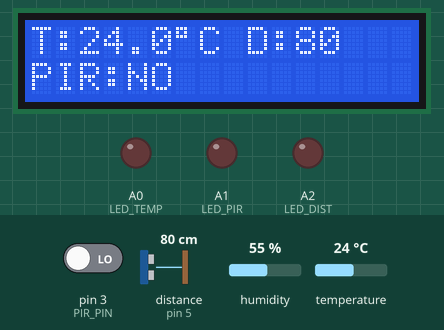
A sketch run on a simulated Arduino Uno, built with avr-gcc and run on an emulated ATmega328P. Shown: 16×2 character LCD, output pins drawn as LEDs (lit = HIGH). Wiring (from diagram.json): ultrasonic range finder: trigger pin 4; echo pin 5. Inputs (shaded band) come from the test bench; at power-on: pin 3 (PIR_PIN) LOW, distance to the obstacle (sensor on pin 5) 80 cm, temperature 24 °C, humidity 55 %. The echo pulse lasts 58.3 µs per cm; pins used as bus, display or sensor lines are not drawn; what the sketch prints to the serial monitor is not drawn.

Above: at 2.2 s.
2.3 s: pin 3 (PIR_PIN) driven HIGH
At 3.6 s:
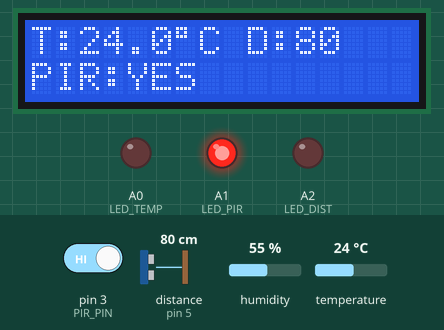
8.3 s: distance to the obstacle (sensor on pin 5) set to 4 cm
At 11.5 s:
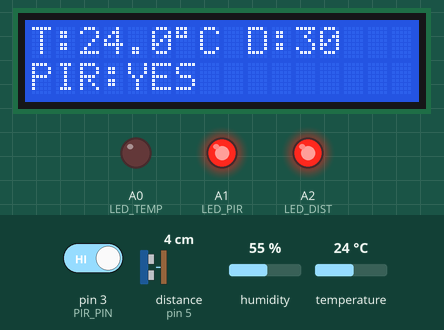
12.2 s: temperature set to 27.3 °C
At 15.5 s:
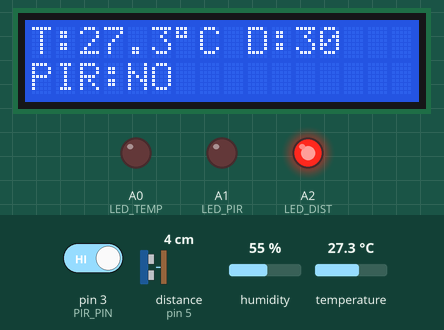
15.8 s: temperature set to 28.3 °C
At 18.3 s:
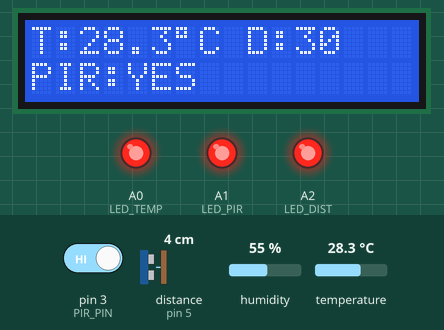
21.8 s: distance to the obstacle (sensor on pin 5) set to 18 cm
At 22.2 s:
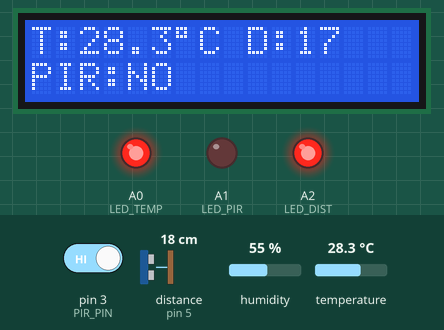
23.9 s: distance to the obstacle (sensor on pin 5) set to 23 cm
At 25.1 s:
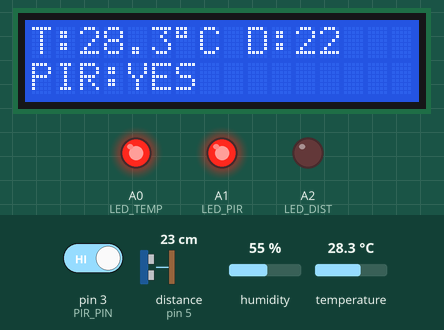
Timing chart, 0 to 30.5 s (numbered marks = the images above; inputs shaded):
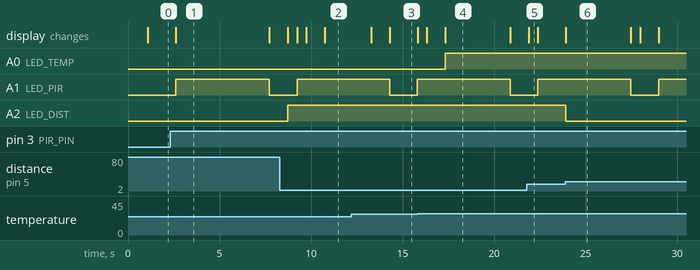

Measured:
- the behaviour switches between 27.9 and 28 °C on temperature (found by bisection; images 3 and 4)
- the behaviour switches between 20 and 21 cm on distance to the obstacle (sensor on pin 5) (found by bisection; images 5 and 6)
- after the input at 2.3 s, A1 (LED_PIR): LOW → HIGH after 0.30 s, → LOW 5.1 s later; the display: changes after 0.31 s (image 1)
- after the input at 8.3 s, A2 (LED_DIST): LOW → HIGH after 0.43 s; the display: first changes after 0.44 s (image 2 shows a later state)
- after the input at 12.2 s, the display: first changes after 1.1 s (image 3 shows a later state)
- after the input at 15.8 s, A0 (LED_TEMP): LOW → HIGH after 1.5 s
- after the input at 23.9 s, A2 (LED_DIST): HIGH → LOW at once

The sketch:

sketch.ino
```cpp
// Smart Home Simulation - Arduino Uno
// Sensors: DHT22 (pin 2), PIR (pin 3), HC-SR04 (TRIG 4, ECHO 5)
// LCD: RS 7, E 8, D4 9, D5 10, D6 11, D7 12
// LEDs: temperature LED A0, PIR LED A1, ultrasonic LED A2
#include <DHT.h>
#include <LiquidCrystal.h>

// ----- Sensor Pins -----
#define DHTPIN 2
#define DHTTYPE DHT22

#define PIR_PIN 3
#define TRIG_PIN 4
#define ECHO_PIN 5

// LEDs
#define LED_TEMP A0
#define LED_PIR  A1
#define LED_DIST A2

LiquidCrystal lcd(7, 8, 9, 10, 11, 12);
DHT dht(DHTPIN, DHTTYPE);

// Student-decided thresholds
float TEMP_THRESHOLD = 28.0;   // Temperature LED ON above this
int DIST_THRESHOLD = 20;       // Distance LED ON below this

// PIR timing control
bool pir_active = false;
unsigned long pir_trigger_time = 0;
unsigned long pir_inhibit_time = 0;


void setup() {
  // put your setup code here, to run once:
Serial.begin(9600);
  dht.begin();
  lcd.begin(16, 2);

  pinMode(PIR_PIN, INPUT);
  pinMode(TRIG_PIN, OUTPUT);
  pinMode(ECHO_PIN, INPUT);

  pinMode(LED_TEMP, OUTPUT);
  pinMode(LED_PIR, OUTPUT);
  pinMode(LED_DIST, OUTPUT);

  lcd.clear();
  lcd.setCursor(0,0);
  lcd.print("Smart Home Ready");
  delay(1000);
  lcd.clear();
}

void loop() {
  // put your main code here, to run repeatedly:
// ---------- 1. TEMPERATURE ----------
  float t = dht.readTemperature();

  if (!isnan(t)) {
    if (t >= TEMP_THRESHOLD) digitalWrite(LED_TEMP, HIGH);
    else digitalWrite(LED_TEMP, LOW);

    Serial.print("Temperature: ");
    Serial.print(t);
    Serial.println(" C");
  }

  // ---------- 2. PIR MOTION WITH TIMING ----------
  int pir_raw = digitalRead(PIR_PIN);
  unsigned long now = millis();

  if (!pir_active) {
    if (pir_raw == HIGH && now > pir_inhibit_time) {
      pir_active = true;
      pir_trigger_time = now;
      Serial.println("Motion Detected!");
      digitalWrite(LED_PIR, HIGH);
    }
  } else {
    // Keep motion HIGH for 5 seconds
    if (now - pir_trigger_time >= 5000) {
      pir_active = false;
      digitalWrite(LED_PIR, LOW);
      Serial.println("Motion Ended.");
      pir_inhibit_time = now + 1200; // inhibit for 1.2s
    }
  }

  // ---------- 3. ULTRASONIC DISTANCE ----------
  long distance = getDistance();

  Serial.print("Distance: ");
  Serial.print(distance);
  Serial.println(" cm");

  if (distance > 0 && distance < DIST_THRESHOLD)
    digitalWrite(LED_DIST, HIGH);
  else
    digitalWrite(LED_DIST, LOW);

  // ---------- LCD DISPLAY ----------
  lcd.setCursor(0,0);
  lcd.print("T:");
  lcd.print(t,1);
  lcd.print((char)223);
  lcd.print("C ");

  lcd.print("D:");
  lcd.print(distance);

  lcd.setCursor(0,1);
  lcd.print("PIR:");
  lcd.print(pir_active ? "YES " : "NO  ");

  delay(500);
}

// ----------- Ultrasonic Function -----------
long getDistance() {
  digitalWrite(TRIG_PIN, LOW);
  delayMicroseconds(2);
  digitalWrite(TRIG_PIN, HIGH);
  delayMicroseconds(10);
  digitalWrite(TRIG_PIN, LOW);

  long duration = pulseIn(ECHO_PIN, HIGH, 30000);
  if (duration == 0) return -1;
  return duration / 58;

}
```
